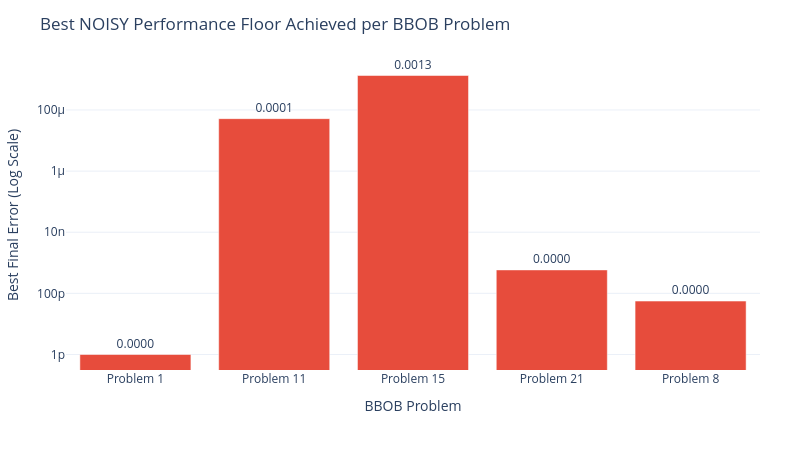

Notebook cell for this chart:
### Markdown cell above
## 6. Best-Case NOISY Performance Floor per Problem

### 🎯 Why we do this plot:
We need to determine the **absolute best error floor** achieved under noise across different problems. This tells us which BBOB landscape topologies are inherently more noise-tolerant vs. which cause complete algorithmic failure.

### 📖 How to read it:
- **Y-axis**: Minimum error achieved across all noisy runs on a log scale. Lower bars indicate better noise tolerance.
- **Text Labels**: Shows the exact best final error value for each problem.

### 💡 Key Takeaway:
Problem 1 is the most noise-tolerant (best error `0.018`), followed by Problem 21 (`0.063`). However, Problems 8 and 11 completely fail under noise (errors of $10^6$ or numerical infinity), proving that landscape topology dictates noise resilience.

### Code cell
# Plot 6: Best-Case NOISY Performance Floor by Problem
df_noisy_exp = df_completed[df_completed['mode'] == 'NOISY'].copy()
noisy_floor = df_noisy_exp.groupby('problem_label')['best_final_error'].min().reset_index()

noisy_floor['best_safe'] = noisy_floor['best_final_error'].apply(
    lambda x: 1e-12 if (pd.isna(x) or x <= 0) else (1e10 if np.isinf(x) or x > 1e10 else x)
)

fig_p6 = px.bar(
    noisy_floor,
    x='problem_label',
    y='best_safe',
    text=noisy_floor['best_safe'].apply(lambda v: f"{v:.4f}" if v < 1e6 else "Inf/Fail"),
    title='Best NOISY Performance Floor Achieved per BBOB Problem',
    labels={'problem_label': 'BBOB Problem', 'best_safe': 'Best Final Error (Log Scale)'},
    color_discrete_sequence=['#e74c3c']
)
fig_p6.update_yaxes(type="log")
fig_p6.update_traces(textposition='outside')
apply_clean_layout(fig_p6, height=450, width=800)
fig_p6.show()

### Figure 1 — Plotly figure (JSON) as saved in the notebook; plotly's stock layout.template omitted (floating-point values rounded to 4 significant figures)
{"data": [{"hovertemplate": "BBOB Problem=%{x}<br>Best Final Error (Log Scale)=%{y}<br>text=%{text}<extra></extra>", "legendgroup": "", "marker": {"color": "#e74c3c", "pattern": {"shape": ""}}, "name": "", "orientation": "v", "showlegend": false, "text": ["0.0000", "0.0001", "0.0013", "0.0000", "0.0000"], "textposition": "outside", "type": "bar", "x": ["Problem 1", "Problem 11", "Problem 15", "Problem 21", "Problem 8"], "xaxis": "x", "y": [1e-12, 5.201e-05, 0.001342, 5.849e-10, 5.596e-11], "yaxis": "y"}], "layout": {"barmode": "relative", "height": 450, "legend": {"orientation": "h", "tracegroupgap": 0, "x": 0.5, "xanchor": "center", "y": -0.18, "yanchor": "top"}, "margin": {"b": 80, "l": 60, "r": 40, "t": 60}, "title": {"text": "Best NOISY Performance Floor Achieved per BBOB Problem"}, "width": 800, "xaxis": {"anchor": "y", "domain": [0, 1], "title": {"text": "BBOB Problem"}}, "yaxis": {"anchor": "x", "domain": [0, 1], "title": {"text": "Best Final Error (Log Scale)"}, "type": "log"}}}
